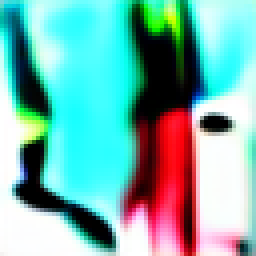
#> input picture assets/effects/destroyed_samples_settlement.png, 64 x 64 px (shown 4 times larger)
$ python make_transparent.py ../assets/effects/destroyed_samples_settlement.png
#> lines starting #> are read from the running program, lines starting #| are printed output that depends on the picture
import sys
from PIL import Image

for path in sys.argv[1:]:
    im = Image.open(path).convert("RGBA")
    pixels = im.load()
    w, h = im.size
#> w = 64; h = 64

    def color_dist(c1, c2):
        return sum(abs(a - b) for a, b in zip(c1[:3], c2[:3]))

    corners = [(0,0), (w-1,0), (0,h-1), (w-1,h-1)]
#> corners = [(0, 0), (63, 0), (0, 63), (63, 63)]
    visited = set()

    for cx, cy in corners:
        bg_color = pixels[cx, cy]
        # Ignore if already transparent
        if bg_color[3] == 0:
            continue

        stack = [(cx, cy)]
        while stack:
            x, y = stack.pop()
            if (x, y) in visited:
                continue
            visited.add((x, y))

            if color_dist(pixels[x, y], bg_color) < 60:
                pixels[x, y] = (0, 0, 0, 0)

                for dx, dy in [(-1, 0), (1, 0), (0, -1), (0, 1)]:
                    nx, ny = x + dx, y + dy
                    if 0 <= nx < w and 0 <= ny < h:
                        stack.append((nx, ny))
#> this loop made 4 passes
#> bg_color on passes 1 to 4: (122, 212, 218, 255), (177, 255, 231, 255), (245, 243, 242, 255), (138, 161, 166, 255)
#> after the loop, visited = 574 items

    im.save(path)
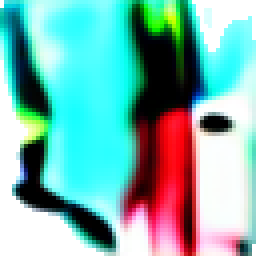
#> saved as destroyed_samples_settlement.png: PIL image 64x64 RGBA (shown 4 times larger); mean R, G, B, A 94.7, 150.7, 145.3, 226; transparent parts drawn white
    print(f"Made {path} transparent")

$ run again, on assets/effects/destroyed_lost_total.png
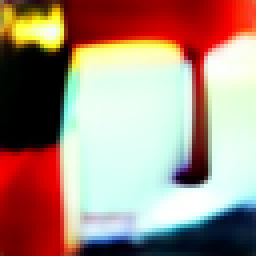
#> input picture assets/effects/destroyed_lost_total.png, 64 x 64 px (shown 4 times larger)
#> the loop `for cx, cy in corners:` made 4 passes
#> bg_color on passes 1 to 4: (134, 106, 76, 255), (239, 93, 50, 255), (110, 21, 8, 255), (16, 31, 35, 255)
#> after the loop `for cx, cy in corners:`: visited = 396 items
#> `im.save(path)`:
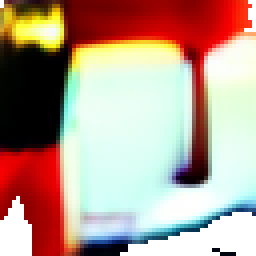
#> saved as destroyed_lost_total.png: PIL image 64x64 RGBA (shown 4 times larger); mean R, G, B, A 162.1, 136.4, 121.9, 235.3; transparent parts drawn white

$ run again, on assets/effects/destroyed_new_best.png
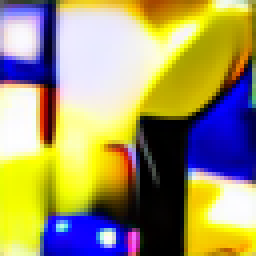
#> input picture assets/effects/destroyed_new_best.png, 64 x 64 px (shown 4 times larger)
#> the loop `for cx, cy in corners:` made 4 passes
#> bg_color on passes 1 to 4: (90, 90, 92, 255), (156, 159, 69, 255), (225, 226, 131, 255), (220, 204, 83, 255)
#> after the loop `for cx, cy in corners:`: visited = 25 items
#> `im.save(path)`:
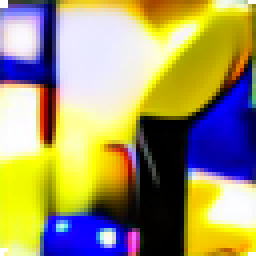
#> saved as destroyed_new_best.png: PIL image 64x64 RGBA (shown 4 times larger); mean R, G, B, A 160.1, 150, 106.1, 254.3; transparent parts drawn white
